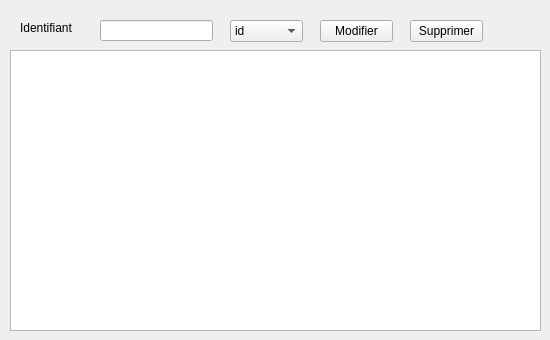
      <widget class="QWidget" name="tab_2">
       <attribute name="title">
        <string>Afficher </string>
       </attribute>
       <widget class="QTableView" name="tabfinance">
        <property name="geometry">
         <rect>
          <x>10</x>
          <y>50</y>
          <width>531</width>
          <height>281</height>
         </rect>
        </property>
       </widget>
       <widget class="QPushButton" name="pushButton_2">
        <property name="geometry">
         <rect>
          <x>320</x>
          <y>20</y>
          <width>73</width>
          <height>22</height>
         </rect>
        </property>
        <property name="text">
         <string>Modifier</string>
        </property>
       </widget>
       <widget class="QComboBox" name="comboBox">
        <property name="geometry">
         <rect>
          <x>230</x>
          <y>20</y>
          <width>73</width>
          <height>22</height>
         </rect>
        </property>
        <item>
         <property name="text">
          <string>id</string>
         </property>
        </item>
        <item>
         <property name="text">
          <string>quant</string>
         </property>
        </item>
        <item>
         <property name="text">
          <string>dat</string>
         </property>
        </item>
        <item>
         <property name="text">
          <string>prix</string>
         </property>
        </item>
       </widget>
       <widget class="QLabel" name="label_5">
        <property name="geometry">
         <rect>
          <x>20</x>
          <y>20</y>
          <width>61</width>
          <height>16</height>
         </rect>
        </property>
        <property name="text">
         <string>Identifiant</string>
        </property>
       </widget>
       <widget class="QLineEdit" name="recherche1">
        <property name="geometry">
         <rect>
          <x>100</x>
          <y>20</y>
          <width>113</width>
          <height>21</height>
         </rect>
        </property>
       </widget>
       <widget class="QPushButton" name="pb_supprimer">
        <property name="geometry">
         <rect>
          <x>410</x>
          <y>20</y>
          <width>73</width>
          <height>22</height>
         </rect>
        </property>
        <property name="text">
         <string>Supprimer</string>
        </property>
       </widget>
      </widget>
